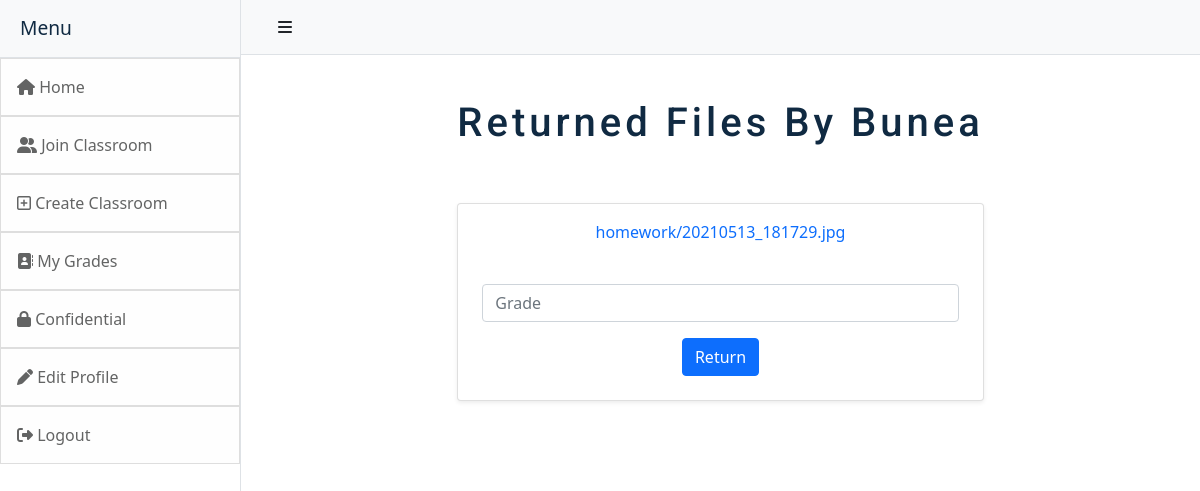
/returned_details/23/Bunea (signed in), run on an earlier commit of the app's database.
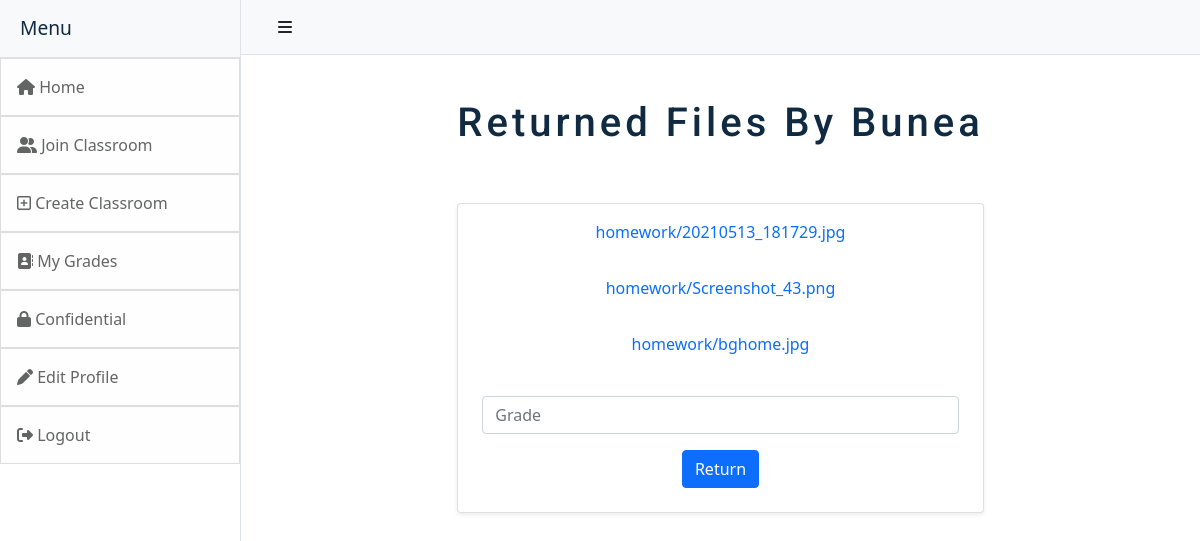
And on a later commit of the database.
### classroom/models.py (models this page shows)
class UploadFiles(models.Model):
    file = models.FileField(blank = True,upload_to = 'homework')
    author = models.ForeignKey(User, null=True, blank=True,on_delete=models.CASCADE,)
    task_number = models.IntegerField(blank = True, null=True)
    room_code = models.CharField(max_length=200,blank=True,null=True)

### classroom/views.py (the view)
# urls.py: path('returned_details/<int:pk>/<string>',views.returned_details,name='returned_details'),
@login_required(login_url='login')
def returned_details(request,pk,string):
    files = UploadFiles.objects.filter(task_number=pk,author__username=string)# detalii despre fiecare tema a fiecarui elev
    for i in files:
        code = i.room_code
        task = i.task_number
    submit = request.GET.get('submit')
    if(submit):
        room = Room.objects.get(code = code)
        mark = request.GET.get('mark')
        user = User.objects.get(username = string)
        Mark.objects.create(user=user,classroom_code=code,classroom_name=room.name,mark=mark,task_number=task)
        return redirect('home_page')
    return render(request,'returned_details.html',{'files':files, 'username':string})

### classroom/templates/returned_details.html (shortened to what this page needs)
<!DOCTYPE html>
{% extends 'base.html' %}
{% block content %}
<html>
    <head>
        {% load static %}
        <link rel="stylesheet" type="text/css" href="{% static 'css/index.css' %}">
    </head>
    <body>
        <br><br>
        <div class="container d-flex justify-content-center">
            <form "method=POST" enctype='multipart/form-data'>
                {% if files %}
                    <h2 class="pb-5" style="text-align:center">Returned files by {{username}}</h2>
                    <div class="card shadow-sm bg-body rounded mb-5" style="max-width: 35rem;">
                        {% for file in files%}
                            {% if file.file %}
                                <div class="card-body text-info" style='text-align:center;text-decoration:none;'>
                                    <a href='{{file.file.url}}' download class="card-title">{{file.file}}</a>
                                </div>
                            {% else %}
                                <h3 class="d-flex justify-content-center">There are no files returned</h3>
                            {% endif %}
                        {% endfor %}
                        <div class="container mb-4 mt-4">
                            <input type='number' name="mark" id="mark" class='form-control mb-3' placeholder="Grade">
                            <div class="d-flex justify-content-center">
                                <input name='submit' id='submit' type='submit' class='btn btn-primary' value="Return">
                            </div>
                        </div>
                    </div>
                {% else %}
                    <h3 class="d-flex justify-content-center">There are no files returned by this user</h3>
                {% endif %}
            </form>
        </div>
    </body>
</html><br>
{% endblock %}

What changed in the data, as far as the page shows it:
added UploadFiles: file "homework/Screenshot_43.png"
added UploadFiles: file "homework/bghome.jpg"
